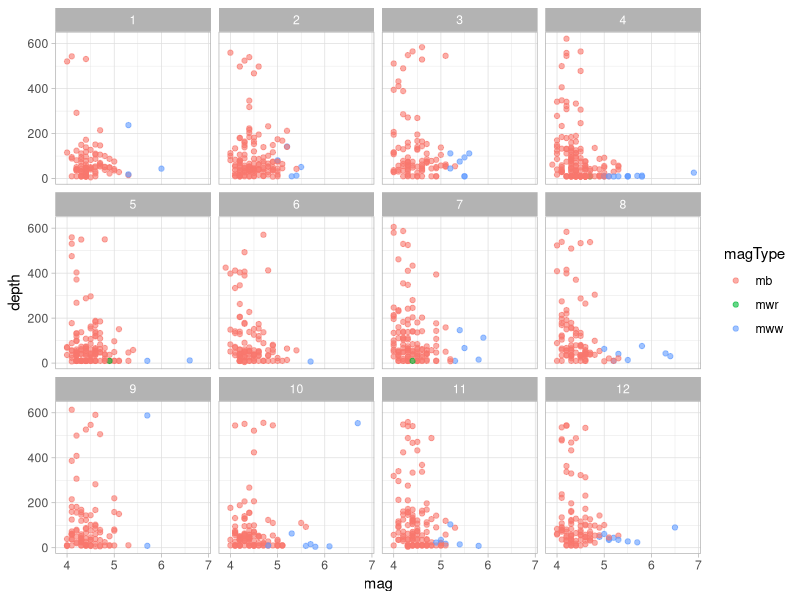
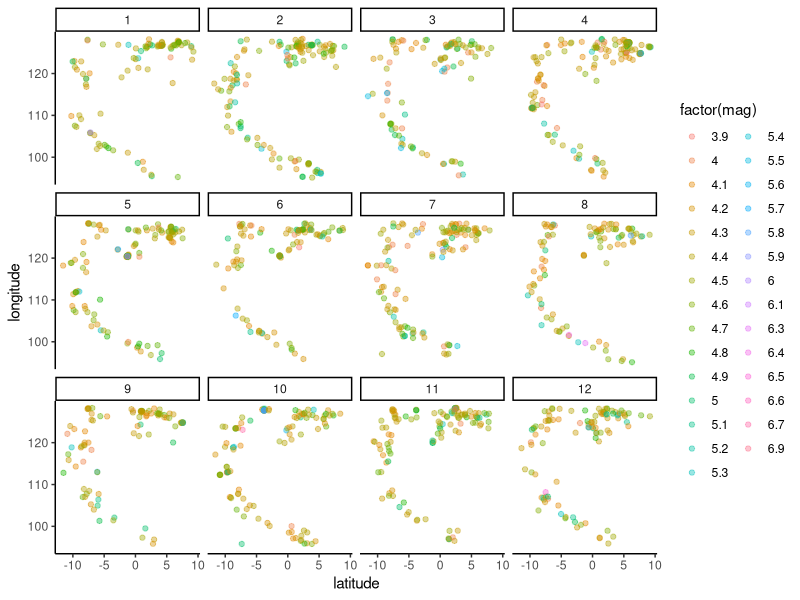
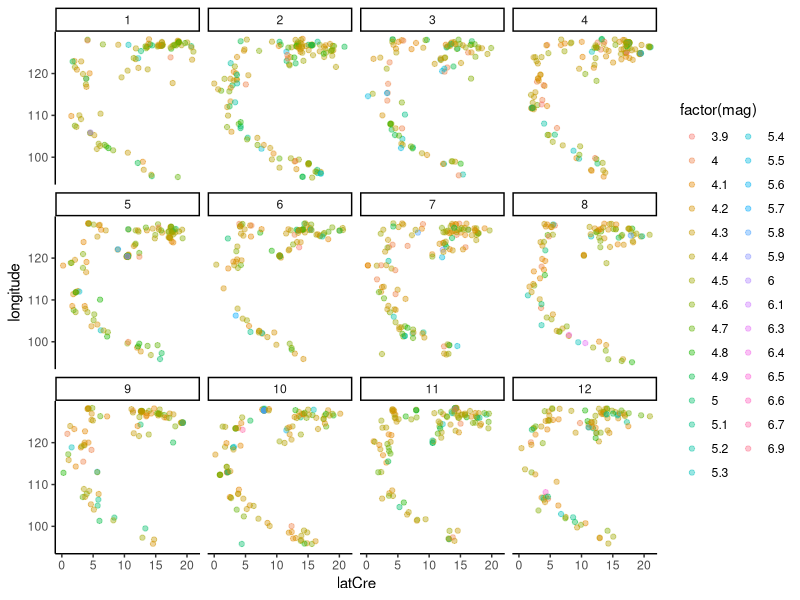
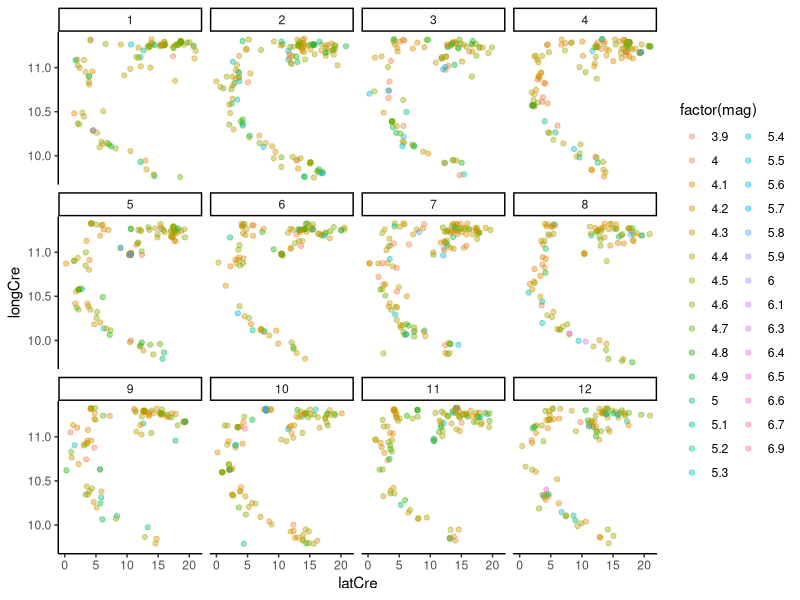
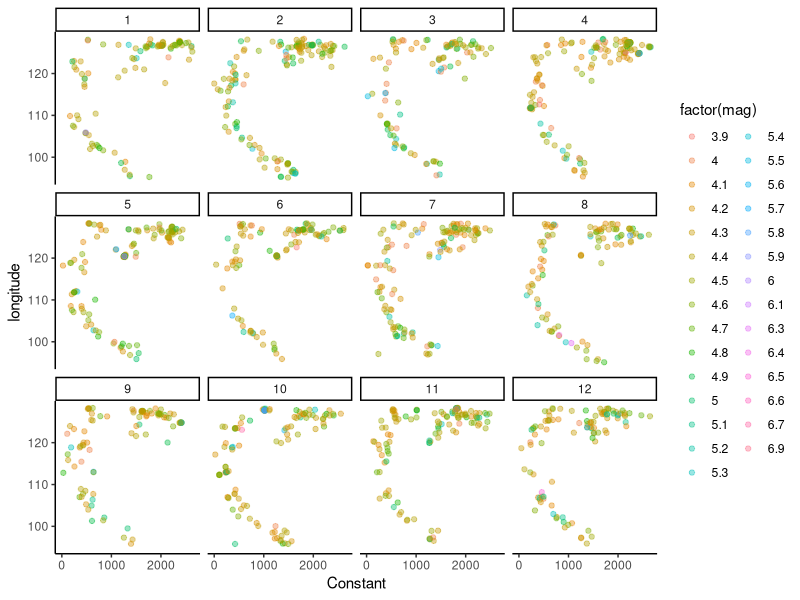
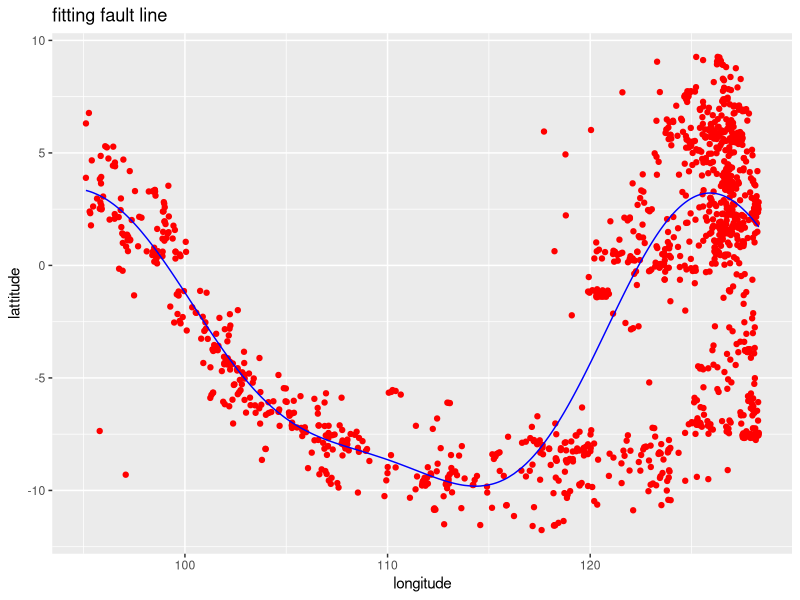
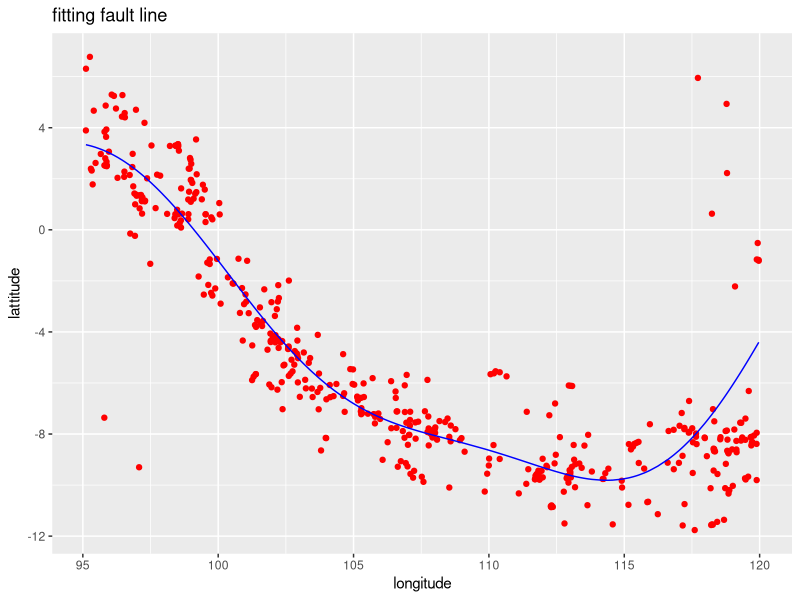
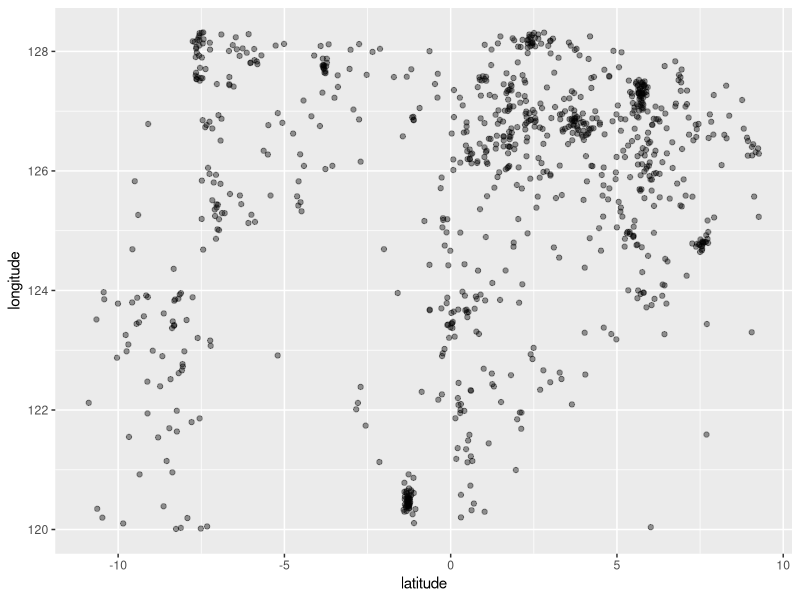

The R source for these figures, in order:
library(caret)
library(ggplot2)
library(dplyr)
library(lubridate)



#importing data

DataEq = read.csv("oneyear.csv", stringsAsFactors = FALSE)

summary(DataEq)

#removing NA columns

DataEq = DataEq[ , -7]

class(DataEq$time)

#converting time to usable format

DataEq$time = ymd_hms(as_datetime(DataEq$time))
DataEq$updated = ymd_hms(as_datetime(DataEq$updated))
DataEq$year = year(DataEq$time)
DataEq$month = month(DataEq$time)
DataEq$day = day(DataEq$time)
#pattern in width and magnitude of the earthquake

ggplot(DataEq, aes(x = mag, y = depth, col = magType))+
  geom_point(alpha = 0.6)+
  facet_wrap(~ month)+
  theme_light()

# Removing no variance data

eqClean = DataEq[ , c(-10, -11, -14, -19, -20,-21)]

#scatterplot of lan and lat

ggplot(eqClean, aes(x = latitude, y = longitude, col = factor(mag))) +
  geom_point(alpha = 0.4)+
  facet_wrap(~ month)+
  theme_classic()

summary(eqClean$latitude)

eqClean$latCre = eqClean$latitude + 11.7622
summary(eqClean$latCre)

ggplot(eqClean, aes(x = latCre, y = longitude, col = factor(mag))) +
  geom_point(alpha = 0.4)+
  facet_wrap(~ month)+
  theme_classic()

eqClean$longCre = sqrt(eqClean$longitude)

ggplot(eqClean, aes(x = latCre, y = longCre, col = factor(mag))) +
  geom_point(alpha = 0.4)+
  facet_wrap(~ month)+
  theme_classic()

eqClean$Constant = eqClean$latCre * eqClean$longitude
summary(eqClean$Constant)

ggplot(eqClean, aes(x = Constant, y = longitude, col = factor(mag))) +
  geom_point(alpha = 0.4)+
  facet_wrap(~ month)+
  theme_classic()

#data for svr
dataset_all = eqClean[ , c(2, 3, 4, 5, 17)]
dataset = dataset_all[ , c(1, 2)]

#fitting the fault Line

library(e1071)
regressor = svm(formula = latitude ~ .,
                data = dataset,
                type = 'eps-regression',
                kernel = 'radial')

summary(regressor)
names(regressor)

y_pred = predict(regressor, newdata = dataset)

# plotting real and predicted

ggplot() +
  geom_point(aes(x = dataset$longitude, y = dataset$latitude),
             colour = 'red') +
  geom_line(aes(x = dataset$longitude, y = predict(regressor, newdata = dataset)),
            colour = 'blue') +
  ggtitle('fitting fault line') +
  xlab('longitude') +
  ylab('lattitude')

# dividing the data to have a better view of the fault line

lon_indx = which(dataset$longitude <= 120)
dataset_cut = dataset[lon_indx, ]


#Plotting the cut dataset

ggplot() +
  geom_point(aes(x = dataset_cut$longitude, y = dataset_cut$latitude),
             colour = 'red') +
  geom_line(aes(x = dataset_cut$longitude, y = predict(regressor, newdata = dataset_cut)),
            colour = 'blue') +
  ggtitle('fitting fault line') +
  xlab('longitude') +
  ylab('lattitude')

#looking into second index of the data

dataset_cut1 = dataset[-lon_indx, ]

ggplot(dataset_cut1, aes(x = latitude, y = longitude)) +
  geom_point(alpha = 0.4)

#applying cluster analysis

kmeanCluster = kmeans(dataset_cut1, centers = 5, nstart = 30)
summary(kmeanCluster)

#centers of the cluster

clusterCenters = data.frame(kmeanCluster$centers)

ggplot(dataset_cut1, aes(x = latitude, y = longitude)) +
         geom_point(aes(col = factor(kmeanCluster$cluster)))
  

#setting variance for the input values accordingly and representing the risk for the cordinates


#data exploration for magnitude and month

magClean = eqClean[, c(5, 17, 18)]
magClean = magClean%>%
  mutate(mgIntensity = ifelse(magClean$mag < 4, "low", 
                              ifelse(magClean$mag <= 5.5, "medium", "high")))

indx_high = which(magClean$mgIntensity == "high")
indx_medium = which(magClean$mgIntensity == "medium")
summary(magClean[indx_high, ])
summary(magClean[indx_medium, ])

summ_month_mag = magClean %>%
  group_by(month, mgIntensity, day)%>%
  summarise(no = n())


ggplot(summ_month_mag, aes(x = month, fill = mgIntensity))+
  geom_histogram(bins = 12, binwidth =  1)+
  scale_x_continuous()+
  scale_y_continuous()+
  theme_classic()
